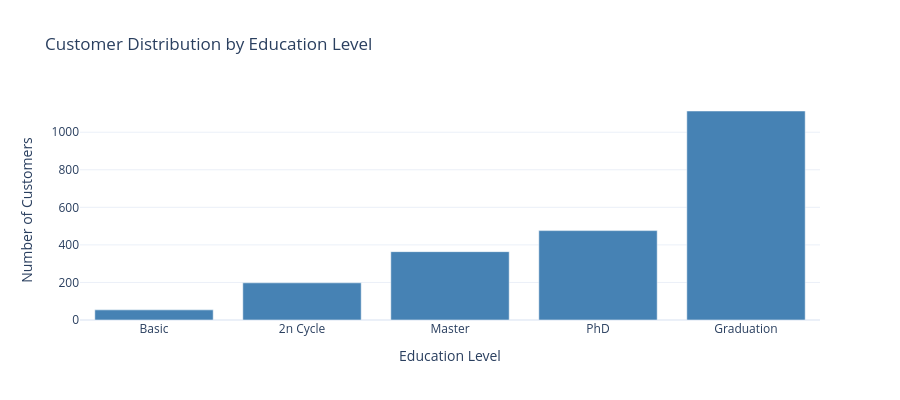

Notebook code cell kept with this figure:
### Code cell
# Education level distribution
education_cols = [col for col in ifood_df.columns if col.startswith('education_')]
education_counts = ifood_df[education_cols].sum().sort_values(ascending=True)
education_counts.index = [col.replace('education_', '') for col in education_counts.index]

fig = px.bar(x=education_counts.index, y=education_counts.values,
              title='Customer Distribution by Education Level',
              labels={'x': 'Education Level', 'y': 'Number of Customers'},
              color_discrete_sequence=['steelblue'])
fig.update_layout(showlegend=False, height=400)
fig.show()

### Figure 1 — Plotly figure (JSON) as saved in the notebook; plotly's stock layout.template omitted (floating-point values rounded to 4 significant figures)
{"data": [{"alignmentgroup": "True", "hovertemplate": "Education Level=%{x}<br>Number of Customers=%{y}<extra></extra>", "legendgroup": "", "marker": {"color": "steelblue", "pattern": {"shape": ""}}, "name": "", "offsetgroup": "", "orientation": "v", "showlegend": false, "textposition": "auto", "x": ["Basic", "2n Cycle", "Master", "PhD", "Graduation"], "xaxis": "x", "y": [54, 198, 364, 476, 1113], "yaxis": "y", "type": "bar"}], "layout": {"xaxis": {"anchor": "y", "domain": [0.0, 1.0], "title": {"text": "Education Level"}}, "yaxis": {"anchor": "x", "domain": [0.0, 1.0], "title": {"text": "Number of Customers"}}, "legend": {"tracegroupgap": 0}, "title": {"text": "Customer Distribution by Education Level"}, "barmode": "relative", "showlegend": false, "height": 400}}
